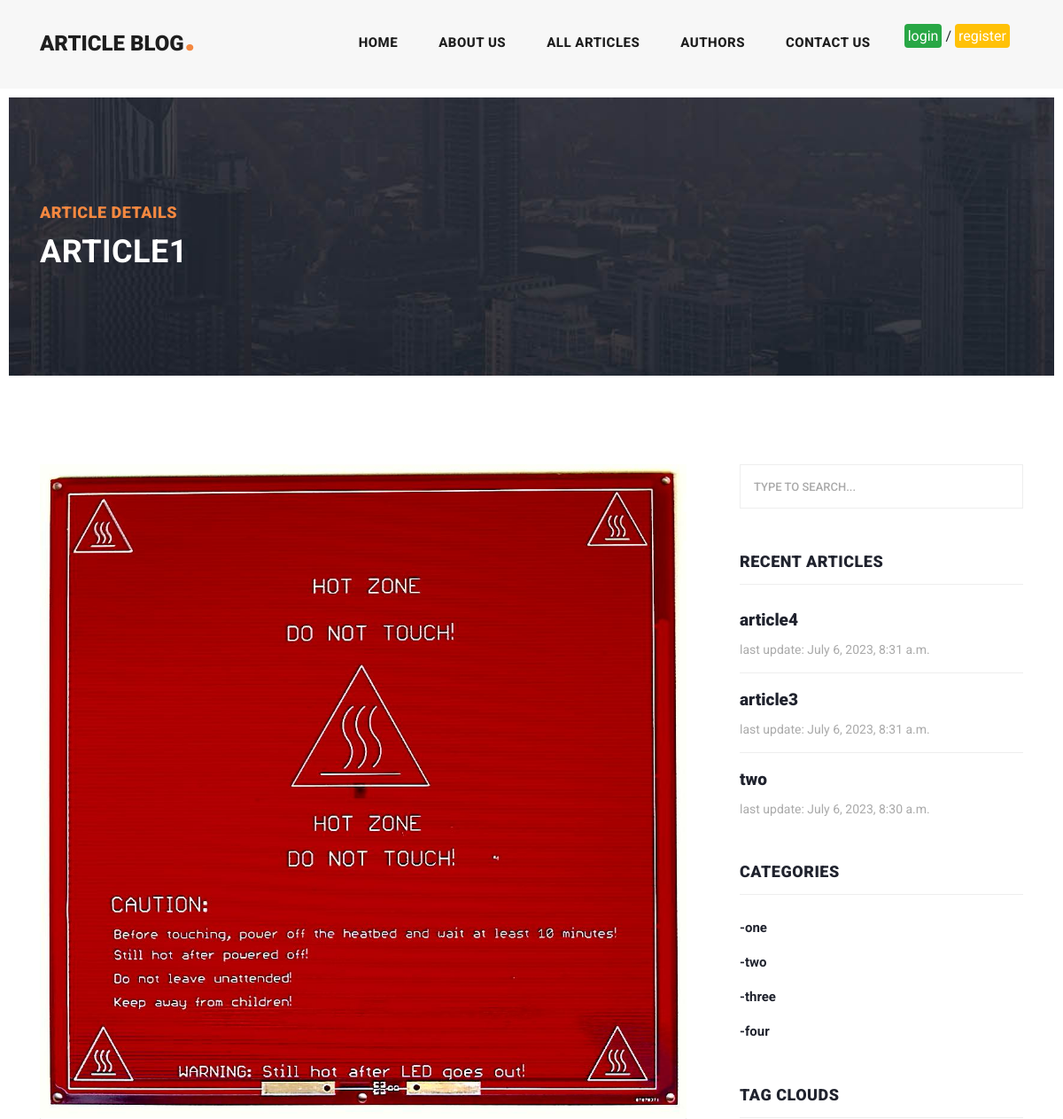
Before: /blog/article1 (upper part) with the older database file.
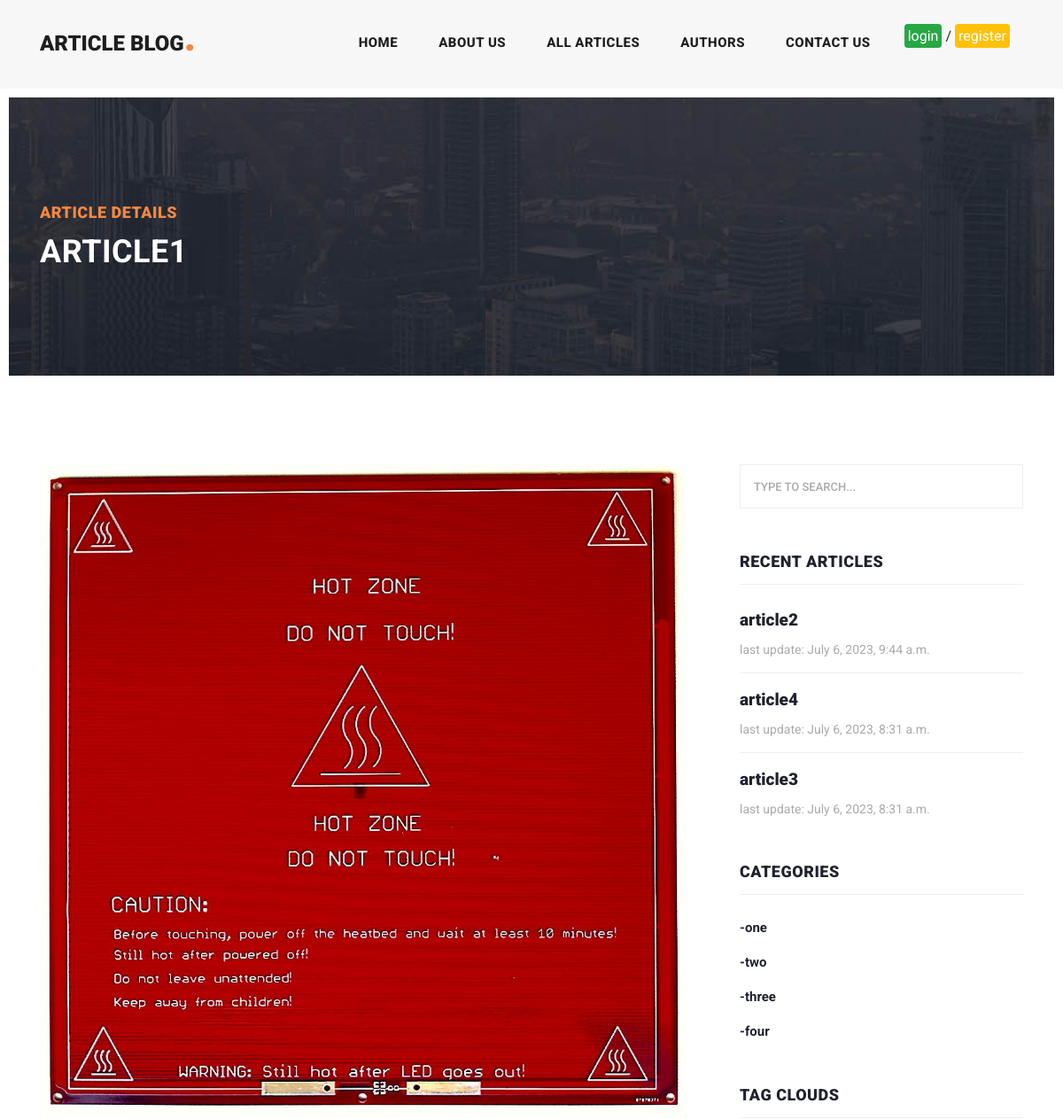
After: the same page with the newer database file.
### blog/models.py (models this page shows, shortened)
class Article(models.Model):
    title = models.CharField(max_length=50, unique=True)
    slug = models.CharField(max_length=50, unique=True, editable=False)
    body = models.TextField()
    image = models.ImageField(upload_to="images/articles")
    created = models.DateTimeField(auto_now_add=True, null=True, blank=True)
    updated = models.DateTimeField(auto_now=True, null=True, blank=True)
    category = models.ManyToManyField(Category, related_name="articles")
    author = models.ForeignKey(Author, on_delete=models.CASCADE, related_name="articles")
    def get_absolute_url(self):
        return reverse("blog:article-detail", args=[self.slug])

class Category(models.Model):
    title = models.CharField(max_length=50, unique=True)
    slug = models.CharField(max_length=50, unique=True, editable=False)
    def __str__(self):
        return self.title

### blog/views.py (the view)
# urls.py: path("<slug:slug>", views.ArticleDetailView.as_view(), name="article-detail"),
class ArticleDetailView(DetailView):
    model = Article

### account/models.py (called while the page is built)
    def __str__(self):
        return self.nickname

### context_processors/context_processors.py (called while the page is built)
def recent_articles(request):
    recent_articles = Article.objects.order_by("-updated")[:3]
    return {"recent_articles": recent_articles}

def all_categories(request):
    all_categories = Category.objects.all()
    return {"all_categories": all_categories}

### blog/templates/blog/article_detail.html (shortened to what this page needs)
{% extends "base.html" %}
{% load static %}
{% block content %}
    <div class="heading-page header-text">
        <section class="page-heading">
          <div class="container">
            <div class="row">
              <div class="col-lg-12">
                <div class="text-content">
                  <h4>Article Details</h4>
                  <h2>{{ object.title }}</h2>
                </div>
              </div>
            </div>
          </div>
        </section>
    </div>
      <section class="blog-posts grid-system">
        <div class="container">
          <div class="row">
            <div class="col-lg-8">
              <div class="all-blog-posts">
                <div class="row">
                  <div class="col-lg-12">
                    <div class="blog-post">
                      <div class="blog-thumb">
                        <img src="{{ object.image.url }}" alt="">
                      </div>
                    </div>
                  </div>
                </div>
              </div>
            </div>
            <div class="col-lg-4">
                {% include "includes/sidebar.html" %}
            </div>
          </div>
        </div>
      </section>
{% endblock %}

### templates/includes/sidebar.html (shortened to what this page needs)
<div class="sidebar">
  <div class="row">
    <div class="col-lg-12">
      <div class="sidebar-item search">
        <form id="search_form" name="gs" method="GET" action="#">
          <input type="text" name="q" class="searchText" placeholder="type to search..." autocomplete="on">
        </form>
      </div>
    </div>
    <div class="col-lg-12">
      <div class="sidebar-item recent-posts">
        <div class="sidebar-heading">
          <h2>Recent Articles</h2>
        </div>
        <div class="content">
          <ul>
            {% for article in recent_articles %}
            <li><a href="{{ article.get_absolute_url }}">
              <h5>{{ article.title }}</h5>
              <span>last update: {{ article.updated }}</span>
            </a></li>
            {% endfor %}
          </ul>
        </div>
      </div>
    </div>
    <div class="col-lg-12">
      <div class="sidebar-item categories">
        <div class="sidebar-heading">
          <h2>Categories</h2>
        </div>
        <div class="content">
          <ul>
            {% for cat in all_categories %}
              <li><a href="{% url 'blog:category-list' cat.slug %}">-{{ cat.title }}</a></li>
            {% endfor %}
          </ul>
        </div>
      </div>
    </div>
    <div class="col-lg-12">
      <div class="sidebar-item tags">
        <div class="sidebar-heading">
          <h2>Tag Clouds</h2>
        </div>
      </div>
    </div>
  </div>
</div>

Changed rows visible on the page:
changed Article: title "two" → "article2"; updated "July 6, 2023, 8:30 a.m." → "July 6, 2023, 9:44 a.m."; moves up the list
